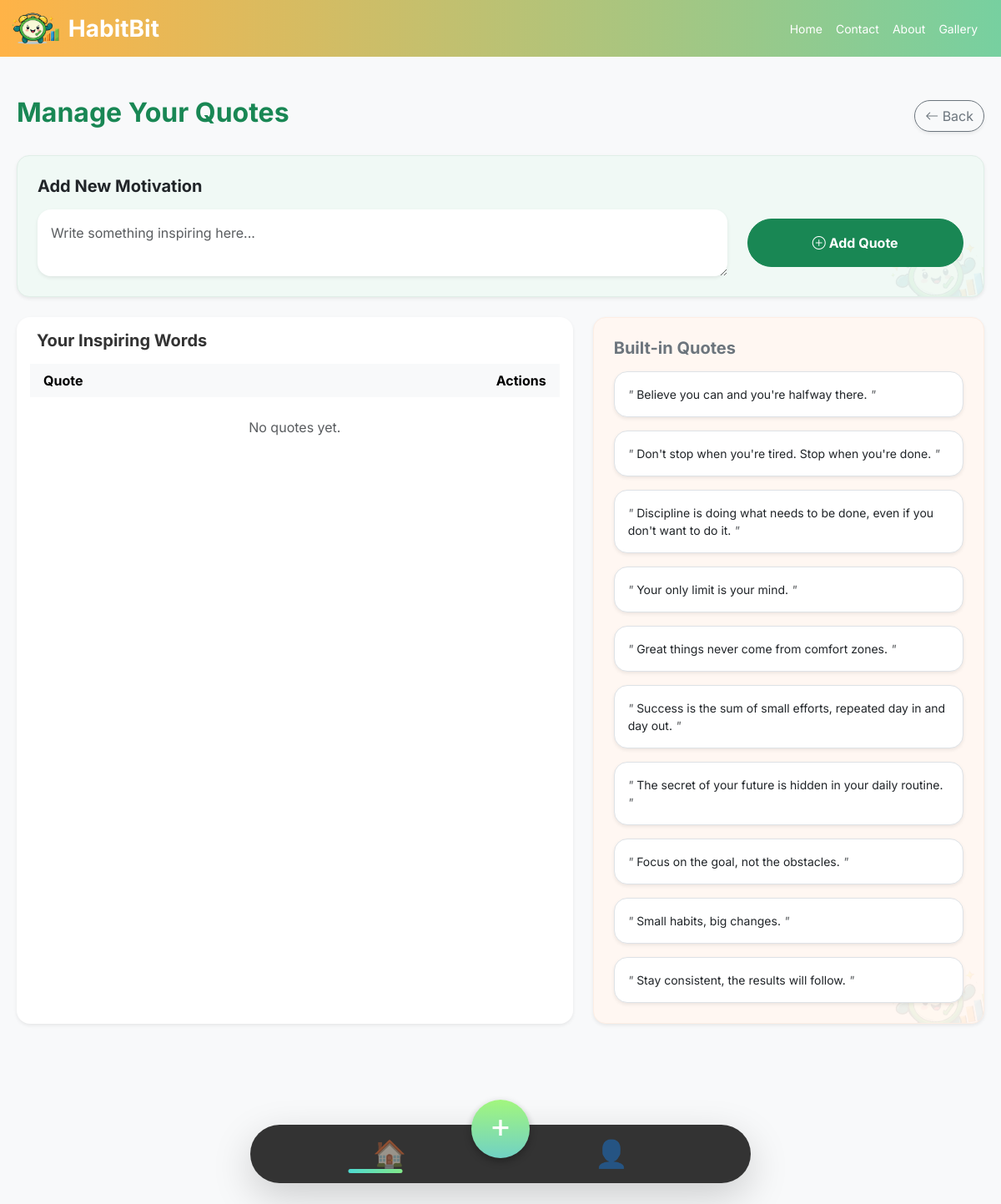
The page /manage_quotes.php (signed in) on the database its author committed.
### tables this page shows
CREATE TABLE `quotes` (
  `id` int(11) NOT NULL,
  `quote_text` text NOT NULL,
  `is_selected` int(11) DEFAULT 0
);

### manage_quotes.php (the view, shortened to what this page needs)
<?php
$user_id = (int)$_SESSION['user_id'];
include('db_connect.php');
?>
<!DOCTYPE html>
<html lang="en">
<head>
    <link href="https://cdn.jsdelivr.net/npm/bootstrap@5.3.0/dist/css/bootstrap.min.css" rel="stylesheet">
    <link rel="stylesheet" href="https://cdn.jsdelivr.net/npm/bootstrap-icons@1.11.1/font/bootstrap-icons.css">
    <link rel="stylesheet" href="css/style.css">
</head>
<body>
    <nav class="navbar navbar-expand-lg navbar-light custom-navbar">
        <div class="container-fluid">
            <a class="navbar-brand d-flex align-items-center" href="dashboard.php">
                <img src="images/logo.png" alt="HabitBit Logo" height="40" class="me-2">
                <span class="fw-bold text-white fs-3">HabitBit</span>
            </a>
            <div class="d-flex text-white small">
                <a href="dashboard.php" class="text-white text-decoration-none me-3">Home</a>
                <a href="contact.php" class="text-white text-decoration-none me-3">Contact</a>
                <a href="about.php" class="text-white text-decoration-none me-3">About</a>
                <a href="gallery.php" class="text-white text-decoration-none me-3">Gallery</a>
            </div>
        </div>
    </nav>
    <div class="container-wide mt-5 pb-5 mb-5">
        <div class="d-flex justify-content-between align-items-center mb-4">
            <h2 class="fw-bold text-success">Manage Your Quotes</h2>
            <a href="dashboard.php" class="btn btn-outline-secondary shadow-sm rounded-pill">
                <i class="bi bi-arrow-left"></i> Back
            </a>
        </div>
        <div class="card border-0 shadow-sm p-4 mb-4 rounded-4 quote-management-card">
            <div class="card-content-wrapper">
                <h5 class="fw-bold mb-3">Add New Motivation</h5>
                <form action="manage_quotes.php" method="POST">
                    <div class="row align-items-center">
                        <div class="col-md-9">
                            <textarea name="quote_text" class="form-control border-0 bg-white p-3 rounded-4 shadow-sm" rows="2"
                                placeholder="Write something inspiring here..." required></textarea>
                        </div>
                        <div class="col-md-3 mt-3 mt-md-0">
                            <button type="submit" name="save_quote" class="btn btn-success w-100 rounded-pill fw-bold py-3">
                                <i class="bi bi-plus-circle"></i> Add Quote
                            </button>
                        </div>
                    </div>
                </form>
            </div>
        </div>
        <div class="row g-4">
            <div class="col-lg-7">
                <div class="table-responsive bg-white rounded-4 shadow-sm p-3 h-100">
                    <h5 class="fw-bold mb-3 ps-2">Your Inspiring Words</h5>
                    <table class="table table-hover align-middle mb-0">
                        <thead class="table-light">
                            <tr>
                                <th class="ps-3 border-0">Quote</th>
                                <th class="text-end pe-3 border-0">Actions</th>
                            </tr>
                        </thead>
                        <tbody>
                            <?php
                            $result = mysqli_query($conn, "SELECT * FROM user_quotes WHERE user_id = $user_id ORDER BY id DESC");
                            if ($result && mysqli_num_rows($result) > 0):
                                while ($row = mysqli_fetch_assoc($result)): ?>
                                <tr>
                                    <td class="ps-3 border-0">
                                        <?php if ($row['is_selected'] == 1): ?>
                                            <span class="badge bg-primary mb-1"><i class="bi bi-pin-angle-fill"></i> Pinned</span><br>
                                        <?php endif; ?>
                                        <span class="small">"<?= htmlspecialchars($row['quote_text']) ?>"</span>
                                    </td>
                                    <td class="text-end pe-3 text-nowrap border-0">
                                        <?php if ($row['is_selected'] == 1): ?>
                                            <a href="manage_quotes.php?reset_random=true" class="btn btn-sm btn-primary rounded-pill"><i class="bi bi-unlock"></i></a>
                                        <?php else: ?>
                                            <a href="manage_quotes.php?select_quote=<?= $row['id'] ?>" class="btn btn-sm btn-outline-primary rounded-pill"><i class="bi bi-pin-angle"></i></a>
                                        <?php endif; ?>
                                        <a href="edit_quote.php?id=<?= $row['id'] ?>" class="btn btn-sm btn-outline-warning rounded-pill"><i class="bi bi-pencil-square"></i></a>
                                        <a href="manage_quotes.php?delete=<?= $row['id'] ?>" class="btn btn-sm btn-outline-danger rounded-pill" onclick="return confirm('Delete?')"><i class="bi bi-trash"></i></a>
                                    </td>
                                </tr>
                            <?php endwhile;
                            else: ?>
                                <tr><td colspan="2" class="text-center py-4 text-muted border-0">No quotes yet.</td></tr>
                            <?php endif; ?>
                        </tbody>
                    </table>
                </div>
            </div>
            <div class="col-lg-5">
                <div class="card border-0 shadow-sm p-4 rounded-4 built-in-card h-100">
                    <div class="card-content-wrapper">
                        <h5 class="fw-bold mb-3 text-secondary">Built-in Quotes</h5>
                        <div class="d-flex flex-column gap-3">
                            <?php
                            $default = mysqli_query($conn, "SELECT * FROM quotes ORDER BY id ASC");
                            while ($row = mysqli_fetch_assoc($default)): ?>
                                <div class="p-3 bg-white rounded-4 border shadow-sm small">
                                    <span class="text-muted fst-italic">"</span>
                                    <?= htmlspecialchars($row['quote_text']) ?>
                                    <span class="text-muted fst-italic">"</span>
                                </div>
                            <?php endwhile; ?>
                        </div>
                    </div>
                </div>
            </div>
        </div>
    </div>
    <div class="nav-wrapper nav-bar">
        <div class="app-nav d-flex justify-content-around align-items-center shadow-lg">
            <div class="nav-indicator"></div>
            <a href="dashboard.php" class="nav-link" onclick="moveNavIndicator(25)">🏠</a>
            <div class="fab-container" id="fabMenu">
                <button id="mainBtn" onclick="toggleMenu()">+</button>
            </div>
            <a href="profile.php" class="nav-link" onclick="moveNavIndicator(70)">👤</a>
        </div>
    </div>
</body>
</html>

### css/style.css (style rules this page uses)
:root { --hb-orange: #ffb347; --hb-teal: #77d0a0; --hb-blue: #93a4b1; --hb-dark: #333333; --hb-peach: #ffe5d0; --hb-lilac-start: #dcb9fd; --hb-lilac-end: #8ec5fc; }
body { font-family: "Inter", sans-serif; background-color: #fafafa; color: var(--hb-dark); padding-bottom: 120px; }
.custom-navbar { background: linear-gradient( 90deg, var(--hb-orange), var(--hb-teal) ) !important; }
.nav-wrapper { position: fixed; bottom: 25px; left: 0; width: 100%; display: flex; justify-content: center; z-index: 1000; pointer-events: none; }
.app-nav { pointer-events: auto; background: var(--hb-dark); width: 90%; max-width: 600px; height: 70px; border-radius: 35px; padding: 0 30px; position: relative; display: flex; justify-content: center; gap: 73px; align-items: center; }
.nav-link { font-size: 2rem; text-decoration: none; color: white; opacity: 0.5; }
.quote-management-card { background-color: #beffe3 !important; border: 1px solid #86fdc2 !important; border-width: 1px !important; border-radius: 15px !important; position: relative; overflow: hidden; }
.built-in-card { background-color: #fcb88b !important; border: 1px solid #ffe3a6 !important; border-width: 1px !important; border-radius: 15px !important; position: relative; overflow: hidden; }
.card-content-wrapper { position: relative; z-index: 1; }
.nav-bar .app-nav { justify-content: center !important; gap: 73px; }
.fab-container { position: relative; width: 80px; height: 80px; display: flex; justify-content: center; align-items: center; }
.fab-container::after { content: ""; position: absolute; bottom: -20px; width: 60px; height: 4px; background: linear-gradient(90deg, #40e0d0 0%, #32cd32 100%); border-radius: 2px; box-shadow: 0 0 8px rgba(64, 224, 208, 0.6); }
#mainBtn { position: relative; z-index: 10; width: 70px; height: 70px; background: linear-gradient(135deg, #a8ff78 0%, #78ffd6 100%); border: 3px solid #5555ff; border-radius: 50%; color: white; font-size: 2.5rem; cursor: pointer; display: flex; justify-content: center; align-items: center; box-shadow: 0 4px 15px rgba(0, 0, 0, 0.3); transition: transform 0.3s cubic-bezier(0.175, 0.885, 0.32, 1.275); box-sizing: border-box; }
#mainBtn { position: relative; z-index: 10; top: -30px; width: 70px; height: 70px; padding-bottom: 9px; background: linear-gradient(180deg, #a2f67e 0%, #70d1c4 100%); border: none; border-radius: 50%; color: white; font-size: 2.5rem; cursor: pointer; display: flex; justify-content: center; align-items: center; box-shadow: 0 4px 10px rgba(0, 0, 0, 0.3); transition: all 0.3s cubic-bezier(0.175, 0.885, 0.32, 1.275); outline: none; }
.nav-indicator { position: absolute; bottom: 12px; width: 65px; height: 5px; background: linear-gradient(90deg, #4ed9d1 0%, #82e88a 100%); border-radius: 10px; left: var(--active-offset, 25%); transform: translateX(-50%); transition: left 0.4s cubic-bezier(0.68, -0.55, 0.265, 1.55); z-index: 1; pointer-events: none; }
.fab-container::after { display: none !important; }
.fab-container { position: relative; --active-offset: 50%; }
.fab-container::after { content: ""; position: absolute; bottom: 20px; width: 65px; height: 5px; background: linear-gradient(90deg, #4ed9d1 0%, #82e88a 100%); border-radius: 10px; left: var(--active-offset, 50%); transform: translateX(-50%); transition: left 0.4s cubic-bezier(0.68, -0.55, 0.265, 1.55); }

### manage_quotes.php (style rules this page uses)
body { background: #f8f9fa; font-family: 'Inter', sans-serif; }
.container-wide { max-width: 1200px; margin: auto; padding: 0 20px; }
.quote-management-card { background-color: #f0f9f5 !important; border: 1px solid #e0eee7 !important; position: relative; overflow: hidden; }
.built-in-card { background-color: #fff7f2 !important; border: 1px solid #fdeee4 !important; position: relative; overflow: hidden; }
.card-content-wrapper { position: relative; z-index: 1; }

### rows shown on the page
quotes: quote_text "Believe you can and you're halfway there."
quotes: quote_text "Don't stop when you're tired. Stop when you're done."
quotes: quote_text "Discipline is doing what needs to be done, even if you don't want to do it."
quotes: quote_text "Your only limit is your mind."
quotes: quote_text "Great things never come from comfort zones."
quotes: quote_text "Success is the sum of small efforts, repeated day in and day out."
quotes: quote_text "The secret of your future is hidden in your daily routine."
quotes: quote_text "Focus on the goal, not the obstacles."
quotes: quote_text "Small habits, big changes."
quotes: quote_text "Stay consistent, the results will follow."
